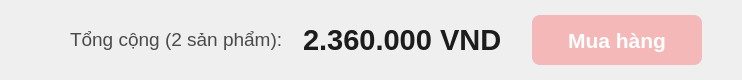
      <widget class="QFrame" name="bottom_bar">
       <property name="minimumSize">
        <size>
         <width>0</width>
         <height>80</height>
        </size>
       </property>
       <property name="maximumSize">
        <size>
         <width>16777215</width>
         <height>80</height>
        </size>
       </property>
       <property name="styleSheet">
        <string notr="true">QFrame#bottom_bar { background-color: #FFFFFF; border-top: 1px solid #A0A0A0; }</string>
       </property>
       <layout class="QHBoxLayout" name="horizontalLayout_bottom">
        <property name="spacing">
         <number>20</number>
        </property>
        <property name="leftMargin">
         <number>30</number>
        </property>
        <property name="topMargin">
         <number>10</number>
        </property>
        <property name="rightMargin">
         <number>40</number>
        </property>
        <property name="bottomMargin">
         <number>10</number>
        </property>
        <item>
         <spacer name="hs_bot_bar">
          <property name="orientation">
           <enum>Qt::Horizontal</enum>
          </property>
          <property name="sizeHint" stdset="0">
           <size>
            <width>40</width>
            <height>20</height>
           </size>
          </property>
         </spacer>
        </item>
        <item alignment="Qt::AlignVCenter">
         <widget class="QLabel" name="lbl_summary_text">
          <property name="styleSheet">
           <string notr="true">font-size: 14pt; color: #4A4A4A; border: none;</string>
          </property>
          <property name="text">
           <string>Tổng cộng (2 sản phẩm):</string>
          </property>
         </widget>
        </item>
        <item alignment="Qt::AlignVCenter">
         <widget class="QLabel" name="lbl_summary_total">
          <property name="styleSheet">
           <string notr="true">font-size: 22pt; font-weight: bold; color: #1C1C1C; border: none;</string>
          </property>
          <property name="text">
           <string>2.360.000 VND</string>
          </property>
         </widget>
        </item>
        <item alignment="Qt::AlignVCenter">
         <widget class="QPushButton" name="btn_checkout">
          <property name="minimumSize">
           <size>
            <width>180</width>
            <height>50</height>
           </size>
          </property>
          <property name="cursor">
           <cursorShape>PointingHandCursor</cursorShape>
          </property>
          <property name="styleSheet">
           <string notr="true">QPushButton {
    background-color: #F4B8B8;
    color: white;
    border-radius: 8px;
    font-size: 16pt;
    font-weight: bold;
    border: none;
    margin-left: 10px;
}
QPushButton:hover { background-color: #EEA0A0; }</string>
          </property>
          <property name="text">
           <string>Mua hàng</string>
          </property>
         </widget>
        </item>
       </layout>
      </widget>
